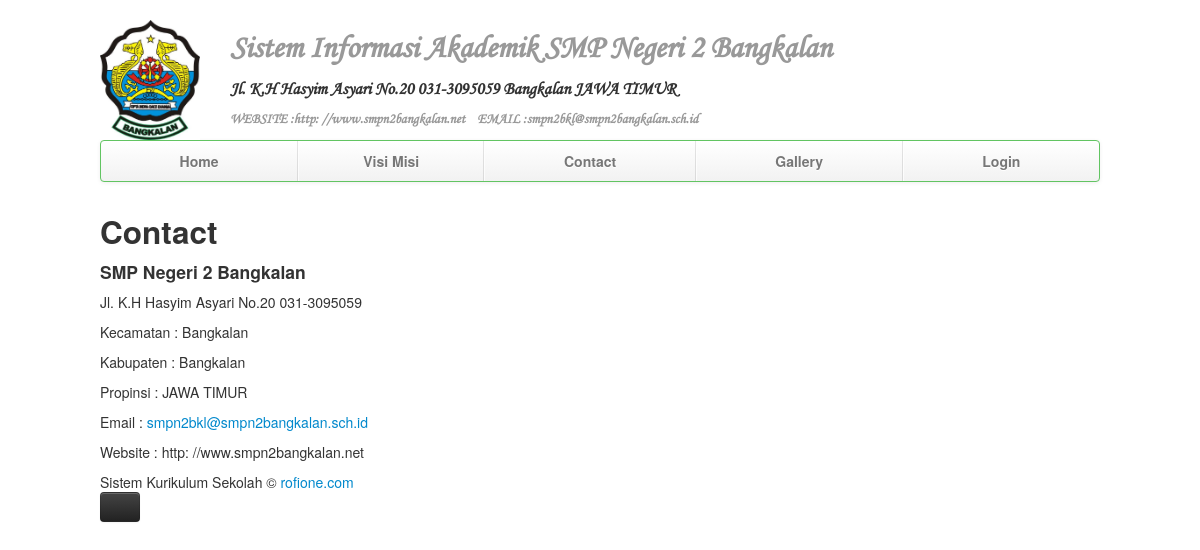
The page /contact.php on the database its author committed.
### tables this page shows
CREATE TABLE IF NOT EXISTS `profil` (
  `ID` int(5) NOT NULL AUTO_INCREMENT,
  `NAMA` varchar(50) DEFAULT NULL,
  `STATUS` varchar(15) DEFAULT NULL,
  `NSS` varchar(15) DEFAULT NULL,
  `NDS` varchar(15) DEFAULT NULL,
  `ALAMAT` varchar(100) DEFAULT NULL,
  `KECAMATAN` varchar(20) DEFAULT NULL,
  `KABUPATEN` varchar(20) DEFAULT NULL,
  `PROPINSI` varchar(20) DEFAULT NULL,
  `VISI` text NOT NULL,
  `MISI` text NOT NULL,
  `EMAIL` varchar(200) NOT NULL,
  `WEBSITE` varchar(200) NOT NULL,
  `ABOUT` text NOT NULL,
  PRIMARY KEY (`ID`)
);

### contact.php (the view, shortened to what this page needs)
<!DOCTYPE html>
<html lang="en">
    <head>
        <link href="bootstrap/css/bootstrap.css" rel="stylesheet">
        <link href="bootstrap/css/default.css" rel="stylesheet">
        <link href="bootstrap/css/bootstrap-responsive.css" rel="stylesheet">
    </head>
    <body>
        <div class="container">
            <?php include './header.php'; ?>
            <div class="row-fluid">
                <div class="span20">
                    <h2>Contact</h2>
                    <h4><?php echo $row['NAMA']; ?></h4>
                    <p><?php echo $row['ALAMAT']; ?></p>
                    <p>Kecamatan : <?php echo $row['KECAMATAN']; ?></p>
                    <p>Kabupaten : <?php echo $row['KABUPATEN']; ?></p>
                    <p>Propinsi : <?php echo $row['PROPINSI']; ?></p>
                    <p>Email : <a href="<?php echo $row[EMAIL]; ?>"><?php echo $row['EMAIL']; ?></a></p>
                    <p>Website : <?php echo $row['WEBSITE']; ?></p>
                </div>
            </div>
            <?php include './admin/footer.php'; ?>
        </div>
    </body>
</html>

### header.php (shortened to what this page needs)
<?php
$strsql = "select * from profil";
$hasil = mysql_query($strsql);
$row = mysql_fetch_array($hasil);
?>
<div class="masthead">
    <img src="bootstrap/img/Logo bangkalan.JPG" width="100" height="100" style="float:left; clear: left; margin-right: 30px; margin-top: -10px;">
    <h2 class="muted brand font"><a href="./index.php" class="muted">Sistem Informasi Akademik <?php echo $row['NAMA']; ?></a></h2>
    <h4 class="brand font"><?php
        echo $row['ALAMAT'];
        echo "  " . $row['KABUPATEN'];
        echo "  " . $row['PROPINSI'];
        ?></h4>
        <h5 class="muted brand font"><?php
        echo "WEBSITE :" . $row['WEBSITE'];
        echo "&nbsp;&nbsp;&nbsp;  EMAIL :" . $row['EMAIL'];
        ?></h5>
    <div class="navbar">
        <div class="navbar-inner">
            <div class="container">
                <ul class="nav">
                    <li><a href="index.php">Home</a></li>
                    <li><a href="visi-misi.php">Visi Misi</a></li>
                    <li><a href="contact.php">Contact</a></li>
                    <li><a href="gallery.php">Gallery</a></li>
                    <li><a href="login.php">Login</a></li>
                </ul>
            </div>
        </div>
    </div>
</div>

### rows shown on the page
profil: NAMA "SMP Negeri 2 Bangkalan", ALAMAT "Jl. K.H Hasyim Asyari No.20 031-3095059", KABUPATEN "Bangkalan", PROPINSI "JAWA TIMUR", WEBSITE "http: //www.smpn2bangkalan.net", EMAIL "smpn2bkl@smpn2bangkalan.sch.id", KECAMATAN "Bangkalan"
